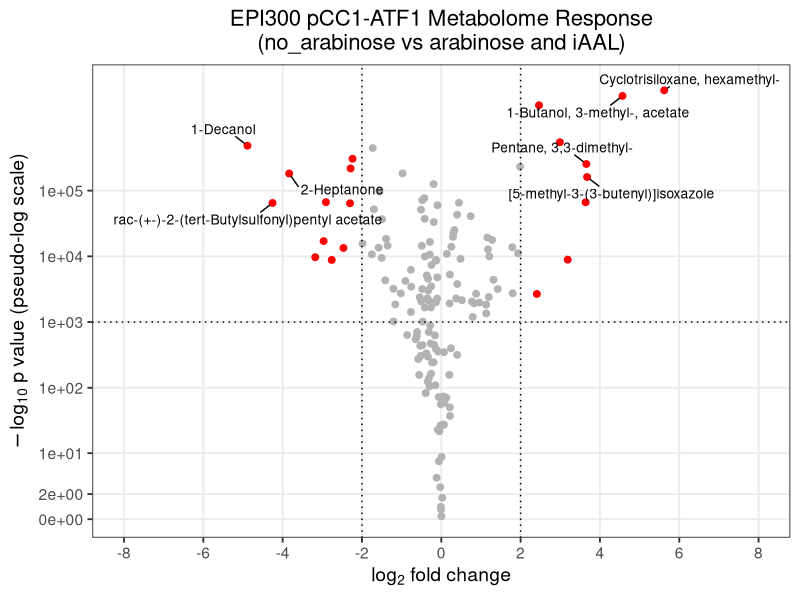
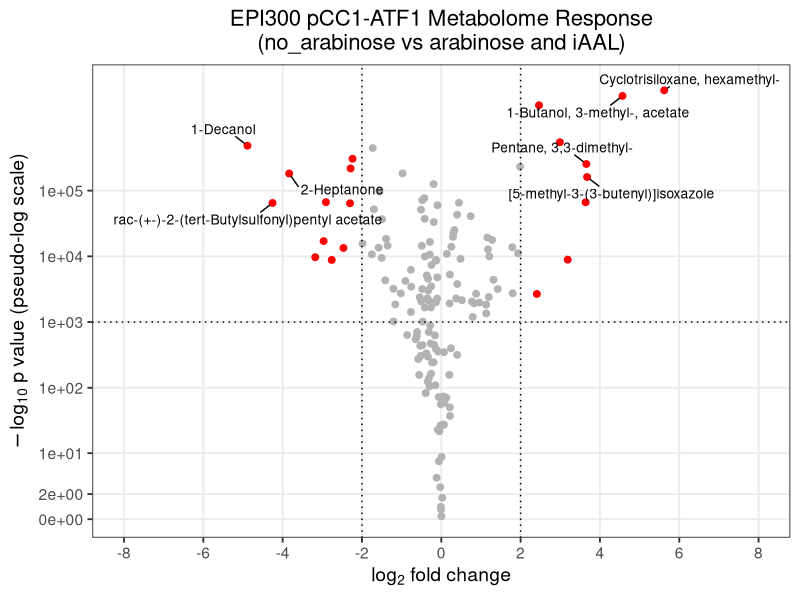

Here is the R script that generated these plots, in order:
# ============================================================
# Volcano plot: EPI300_pCC1_ATF1 (Ara_iAAL vs noAra)
# Styled to match Met_EPPCC1_EPFOS_iAA_Volcano.png
# ============================================================

library(tidyverse)   # dplyr, ggplot2, readr
library(ggrepel)     # non-overlapping labels with leader lines

# ---- 1. Load data -------------------------------------------------
# Expects a CSV with columns: Compound, EPI300_pCC1_ATF1_noAra, EPI300_pCC1_ATF1_Ara_iAAL
df <- read_csv("EPI300_pCC1_ATF1_noAraAraiAAlCla.csv", show_col_types = FALSE) %>%
  filter(Compound != "0", !is.na(EPI300_pCC1_ATF1_noAra), !is.na(EPI300_pCC1_ATF1_Ara_iAAL))

# ---- 2. Fold change -------------------------------------------------
total_noAra <- sum(df$EPI300_pCC1_ATF1_noAra)
total_AraiAAL   <- sum(df$EPI300_pCC1_ATF1_Ara_iAAL)

df <- df %>%
  mutate(
    prop_noAra   = EPI300_pCC1_ATF1_noAra   / total_noAra,
    prop_AraiAAL = EPI300_pCC1_ATF1_Ara_iAAL / total_AraiAAL,
    log2FC       = log2(prop_AraiAAL / prop_noAra)
  )

# ---- 3. Significance ------------------------------------------------
# NOTE: this dataset has ONE measurement per compound per condition (no
# biological replicates), so a textbook p-value isn't really available.
# As a stand-in, this uses a two-proportion z-test of each compound's
# share of the total signal in Ara_iAAL vs noAra. Treat these p-values as a
# rough, exploratory ranking, NOT true biological significance — with
# replicate data, swap this block out for a proper t-test/limma/DESeq2 call.
#
# IMPORTANT: with counts in the hundreds of millions, pnorm() underflows
# to exactly 0 for most points (-log10(0) = Inf). Compute in log-space
# with log.p = TRUE instead, which stays finite and preserves ranking.
df <- df %>%
  rowwise() %>%
  mutate(
    p_pool    = (EPI300_pCC1_ATF1_noAra + EPI300_pCC1_ATF1_Ara_iAAL) / (total_noAra + total_AraiAAL),
    se        = sqrt(p_pool * (1 - p_pool) * (1/total_noAra + 1/total_AraiAAL)),
    z         = (prop_AraiAAL - prop_noAra) / se,
    log_p_one_tail = pnorm(-abs(z), log.p = TRUE),           # natural log, one-tailed
    neglog10p_raw  = -(log_p_one_tail + log(2)) / log(10)    # two-tailed, base-10, finite
  ) %>%
  ungroup()

# ---- 4. Y-axis scale --------------------------------------------------
# The raw values above span an enormous range (roughly 0 to several
# hundred thousand) — a huge-N artifact, not real biological signal
# (flagged earlier). A hard cap just pins everything to one flat line.
# Instead, plot on a "pseudo-log" scale: it behaves like log10 for large
# values but stays linear near zero, so points spread out across the
# panel instead of stacking at a ceiling. No capping/clipping of values
# needed — every point keeps its true relative position.
df <- df %>% mutate(neglog10p = neglog10p_raw)

# ---- 5. Flag significant hits ---------------------------------------
fc_cutoff <- 2       # |log2FC| threshold (dotted vertical lines at -2, 2)
p_cutoff  <- 1000     # -log10(p) threshold (dotted horizontal line at 1e3)

df <- df %>%
  mutate(significant = abs(log2FC) > fc_cutoff & neglog10p_raw > p_cutoff)

# Only label a handful of the most extreme hits (by fold change, among
# significant points) so labels stay legible instead of overlapping.
top_labels <- df %>%
  filter(significant) %>%
  distinct(Compound, .keep_all = TRUE) %>%
  slice_max(abs(log2FC), n = 8, with_ties = FALSE) %>%
  pull(Compound)

df <- df %>% mutate(label = ifelse(Compound %in% top_labels, Compound, NA))

# ---- 6. Plot ----------------------------------------------------------
p <- ggplot(df, aes(x = log2FC, y = neglog10p)) +
  geom_point(aes(color = significant), size = 2, show.legend = FALSE) +
  scale_color_manual(values = c(`TRUE` = "red", `FALSE` = "grey70")) +
  geom_vline(xintercept = c(-fc_cutoff, fc_cutoff), linetype = "dotted") +
  geom_hline(yintercept = p_cutoff, linetype = "dotted") +
  geom_text_repel(
    aes(label = label),
    size = 3.5,
    max.overlaps = Inf,
    segment.color = "black",
    box.padding = 0.5,
    point.padding = 0.3,
    min.segment.length = 0,
    force = 2,
    seed = 42
  ) +
  scale_y_continuous(
    trans = scales::pseudo_log_trans(base = 10),
    breaks = c(0, 2, 10, 100, 1000, 10000, 100000)
  ) +
  scale_x_continuous(limits = c(-8, 8), breaks = seq(-8, 8, 2)) +
  labs(
    title = "EPI300 pCC1-ATF1 Metabolome Response\n(no_arabinose vs arabinose and iAAL)",
    x = expression(log[2]~fold~change),
    y = expression(-log[10]~p~value~"(pseudo-log scale)")
  ) +
  theme_bw(base_size = 14) +
  theme(
    plot.title = element_text(hjust = 0.5, size = 16),
    panel.grid.minor = element_blank(),
    axis.title = element_text(size = 14)
  )

print(p)

ggsave("EPI300_ATF1_noAraAraiAAl.png", p, width = 10, height = 8, dpi = 300)
